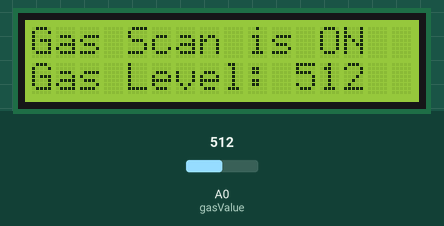
This program was run on a simulated Arduino Uno, built with avr-gcc and run on an emulated ATmega328P. On the bench: 16×2 character LCD. Inputs (shaded band) come from the test bench; at power-on: A0 (gasValue) = 512. The modem accepts every AT command (registered, SIM ready, sends succeed) and sends nothing else; what the program prints to the serial monitor is not drawn.

Above: at 4.2 s.
4.3 s: A0 (gasValue) set to 211
At 9.0 s:
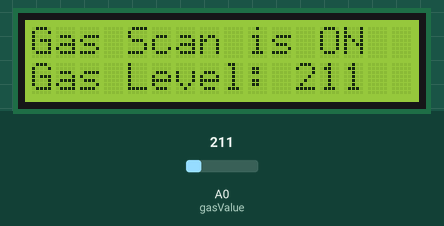
13.1 s: A0 (gasValue) set to 185
At 14.8 s:
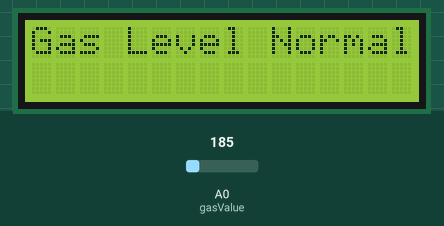
21.9 s: A0 (gasValue) set to 210
At 28.4 s:
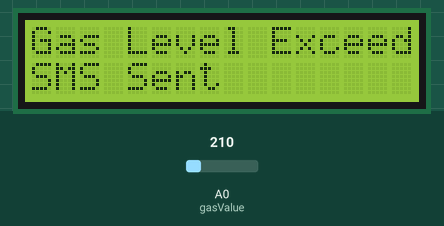
Timing chart, 0 to 29.9 s (numbered marks = the images above; inputs shaded):
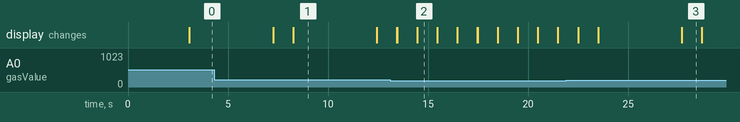

Measured:
- the behaviour switches between 201 and 200 on A0 (gasValue) (found by bisection; images 1 and 2)
- what the display in image 1 shows lasts 4.1 s, from 8.3 s to 12.4 s
- what the display in image 2 shows lasts 1.0 s, from 14.5 s to 15.5 s

The program:

main.cpp
```cpp
#include <Arduino.h>
#include <LiquidCrystal.h>
#include <SoftwareSerial.h>

const int rs = 12, en = 11, d4 = 5, ds = 4, d6 = 3, d7 = 2;
LiquidCrystal lcd(rs, en, d4, ds, d6, d7);
SoftwareSerial mySerial(10, 13);

int gasValue = A0; // smoke / gas sensor connected with analog pin A1 of the arduino / mega.
int data = 0;

void SendMessage()
{
Serial.println("I am in send");
mySerial.println("AT+CMGF=1"); //Sets the GSM Module in Text Mode
delay(1000); // Delay of 1000 milli seconds or 1 second
mySerial.println("AT+CMGS=\"+254111308898\""); // mobile number
delay(1000);
mySerial.println("Excess Gas Detected. take Action!");// The SMS text you want to send
delay(100);
mySerial.println((char)26);// ASCII code of CTRL+Z
delay(1000);
}

void setup()
{
randomSeed(analogRead(0));
mySerial.begin(9600); // Setting the baud rate of GSM Module
Serial.begin(9600); // Setting the baud rate of Serial Monitor (Arduino)
lcd.begin(16,2);
pinMode(gasValue, INPUT);
lcd.print (" Gas Leakage ");
lcd.setCursor(0,1);
lcd.print (" Detector Alarm ");
delay(3000);
lcd.clear();
}

void loop()
{

data = analogRead(gasValue);

Serial.print("Gas Level: ");
Serial.println(data);
lcd.print ("Gas Scan is ON");
lcd.setCursor(0,1);
lcd.print("Gas Level: ");
lcd.print(data);
delay(1000);

if ( data > 200) //
{
SendMessage();
Serial.print("Gas detect alarm");
lcd.clear();
lcd.setCursor(0,0);
lcd.print("Gas Level Exceed");
lcd.setCursor(0,1);
lcd.print("SMS Sent");
delay(1000);

}
else
{
Serial.print("Gas Level Low");
lcd.clear();
lcd.setCursor(0,0);
lcd.print("Gas Level Normal");
delay(1000);
}

lcd.clear();
}
```
